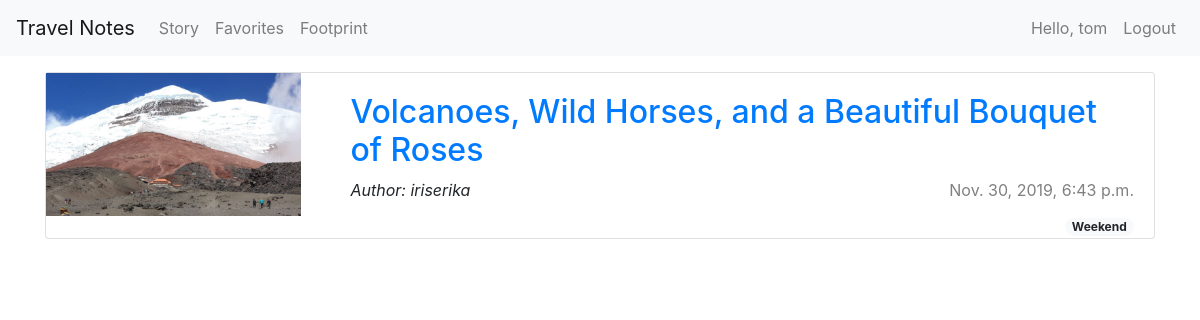
The app's page /favorites (signed in) with its own data.
### favorites/models.py (models this page shows)
class Favorite(models.Model):
	user = models.ForeignKey(settings.AUTH_USER_MODEL, on_delete = models.CASCADE)
	note = models.ForeignKey("notes.Note", on_delete=models.CASCADE)

### notes/models.py (models this page shows, shortened)
class Note(models.Model):
	author = models.ForeignKey(settings.AUTH_USER_MODEL, on_delete = models.CASCADE)
	title = models.CharField(max_length = 200)
	text = models.TextField()
	created_date = models.DateTimeField(default = timezone.now)
	cover = models.ImageField(upload_to = 'images/', default = '/images/default.jpeg')
	tag = models.CharField(max_length = 20, default='Weekend Break')

### favorites/views.py (the view)
# urls.py: path('', views.show_favorites, name='show_favorites'),
def show_favorites(request):
	if request.user.is_authenticated:
		favorites = Favorite.objects.filter(user = request.user)
		return render(request, 'favorites.html', {'favorites': favorites})
	else:
		return redirect('../accounts/login')

### templates/favorites.html (shortened to what this page needs)
{% extends 'base.html' %}
{% block content %}
{% for favorite in favorites %}
<div class="card" style="margin: 1rem auto;">
	<div class="row">
		<div class="col-3">
			<img src="{{ favorite.note.cover.url}}" class="img-fluid" alt="{{ favorite.note.title }}">
		</div>
		<div class="col-9">
			<div class="card-body">
				<h2><a href="{% url 'post_detail' pk=favorite.note.pk %}">{{ favorite.note.title }}</a></h2>
				<p class="float-right" style="color: grey;">{{ favorite.note.created_date }}</p>
    			<p><em>Author: {{ favorite.note.author }}</em></p>
			    <span class="badge badge-pill badge-light float-right">{{ favorite.note.tag }}</span>
			</div>
		</div>
	</div>
</div>
{% endfor %}
{% endblock %}

### templates/navbar.html
<nav class="navbar navbar-expand-lg navbar-light bg-light mb-3">
    <a class="navbar-brand" href="/home">Travel Notes</a>
    <div class="navbar-nav">
        <a class="nav-item nav-link" href="/notes">Story</a>
        <a class="nav-item nav-link" href="/favorites">Favorites</a>
        <a class="nav-item nav-link" href="/footprint">Footprint</a>
    </div>
    <div class="navbar-nav ml-auto">
        {% if user.is_authenticated %}
            <a class="nav-item nav-link" href="#">Hello, {{ user.username }}</a>
            <a class="nav-item nav-link" href="/accounts/logout">Logout</a>
        {% else %}
            <a class="nav-item nav-link" href="/accounts/login">Login</a>
            <a class="nav-item nav-link" href="/home/signup">Sign Up</a>
        {% endif %}
    </div>
</nav>

### records on screen
Favorite: note.cover (picture), note "Volcanoes, Wild Horses, and a Beautiful Bouquet of Roses", note.created_date "Nov. 30, 2019, 6:43 p.m.", note.author "iriserika", note.tag "Weekend"

### other values on screen
{{ user.username }} "tom"
